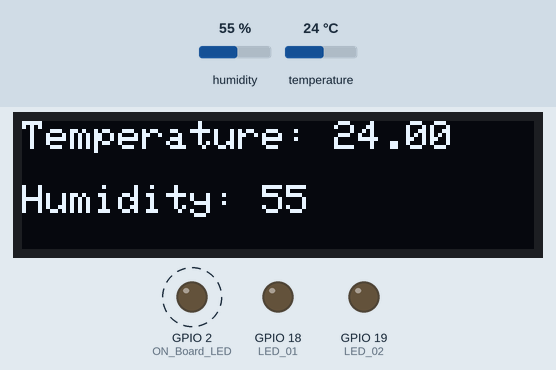
Simulated run of this sketch. Board: ESP32. Parts: 128×32 one-colour display, output pins drawn as LEDs (lit = HIGH). Dashed ring = blinking. The test bench sets the inputs (shaded band); at power-on: humidity 55 %, temperature 24 °C. WiFi joins after 1.5 s; servers stay silent unless stated; uploads are accepted with an empty reply; what the sketch prints to the serial monitor is not drawn.

Above: at 5.3 s.
5.4 s: humidity set to 22 %
At 10.33 s:
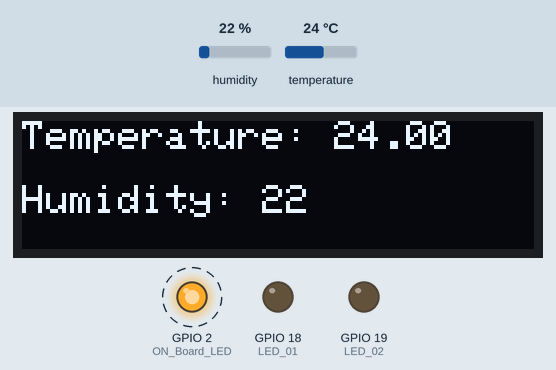
11.9 s: temperature set to 12 °C
At 16.8 s:
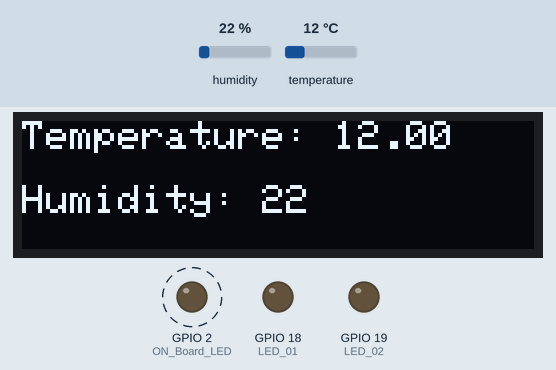
18.4 s: humidity set to 40 %
At 22.6 s:
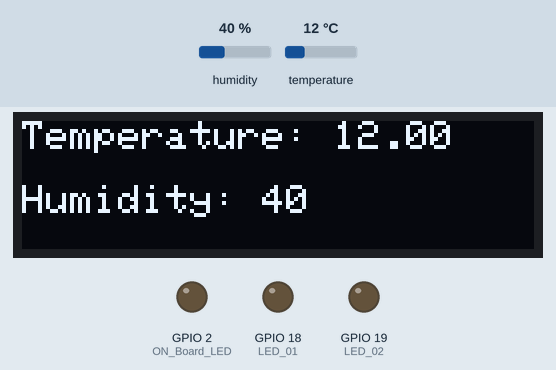
24.9 s: temperature set to 19 °C
At 27.1 s:
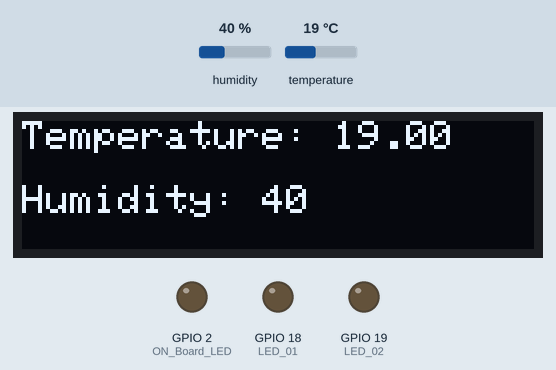
Timing chart, 0 to 32.4 s (numbered marks = the images above; inputs shaded):
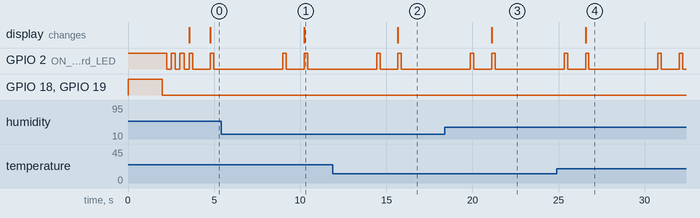

Measured:
- after the input at 5.4 s, the display: changes after 4.8 s (image 1)
- after the input at 11.9 s, the display: changes after 3.8 s (image 2)
- after the input at 18.4 s, the display: changes after 2.7 s (image 3)
- after the input at 24.9 s, the display: changes after 1.7 s (image 4)

The sketch:

MonitoringDHT11.ino
```cpp
#include <WiFi.h>
#include <HTTPClient.h>
#include <Arduino_JSON.h>
#include "DHT.h"
#include <Adafruit_GFX.h>
#include <Adafruit_SSD1306.h>

#define DHTPIN 15
#define DHTTYPE DHT11
DHT dht11_sensor(DHTPIN, DHTTYPE);

#define ON_Board_LED 2
#define LED_01 18
#define LED_02 19

const char* ssid = "Redmi4x";
const char* password = "29292929";

String postData = "";
String payload = "";

float send_Temp;
int send_Humd;
String send_Status_Read_DHT11 = "";

// Initialize the OLED display using Adafruit_SSD1306
#define SCREEN_WIDTH 128
#define SCREEN_HEIGHT 32
#define OLED_RESET    -1
Adafruit_SSD1306 display(SCREEN_WIDTH, SCREEN_HEIGHT, &Wire, OLED_RESET);

// Function declarations
void control_LEDs();
void get_DHT11_sensor_data();

void setup() {
  Serial.begin(115200);

  pinMode(ON_Board_LED, OUTPUT);
  pinMode(LED_01, OUTPUT);
  pinMode(LED_02, OUTPUT);

  digitalWrite(ON_Board_LED, HIGH);
  digitalWrite(LED_01, HIGH);
  digitalWrite(LED_02, HIGH);

  delay(2000);

  digitalWrite(ON_Board_LED, LOW);
  digitalWrite(LED_01, LOW);
  digitalWrite(LED_02, LOW);

  WiFi.mode(WIFI_STA);
  WiFi.begin(ssid, password);

  Serial.println();
  Serial.println("-------------");
  Serial.print("Connecting");

  int connecting_process_timed_out = 20;
  connecting_process_timed_out = connecting_process_timed_out * 2;
  while (WiFi.status() != WL_CONNECTED) {
    Serial.print(".");
    digitalWrite(ON_Board_LED, HIGH);
    delay(250);
    digitalWrite(ON_Board_LED, LOW);
    delay(250);

    if(connecting_process_timed_out > 0) connecting_process_timed_out--;
    if(connecting_process_timed_out == 0) {
      delay(1000);
      ESP.restart();
    }
  }

  digitalWrite(ON_Board_LED, LOW);

  Serial.println();
  Serial.print("Successfully connected to : ");
  Serial.println(ssid);
  Serial.println("-------------");

  dht11_sensor.begin();

  // Initialize the OLED display
  if(!display.begin(SSD1306_SWITCHCAPVCC, 0x3C)) {
    Serial.println(F("SSD1306 allocation failed"));
    for(;;);
  }

  // Clear the display buffer
  display.clearDisplay();

  // Set text size and color
  display.setTextSize(1);
  display.setTextColor(SSD1306_WHITE);

  // Display temperature and humidity labels
  display.setCursor(0, 0);
  display.println("Temperature:");
  display.setCursor(0, 16);
  display.println("Humidity:");

  // Display the buffer
  display.display();
}

void loop() {
  if(WiFi.status()== WL_CONNECTED) {
    HTTPClient http;
    int httpCode;

    postData = "id=esp32_01";
    payload = "";

    digitalWrite(ON_Board_LED, HIGH);
    Serial.println();
    Serial.println("---------------getdata.php");
    http.begin("http://192.168.43.153/ESP32_MySQL_Database/getdata.php");
    http.addHeader("Content-Type", "application/x-www-form-urlencoded");

    httpCode = http.POST(postData);
    payload = http.getString();

    Serial.print("httpCode : ");
    Serial.println(httpCode);
    Serial.print("payload  : ");
    Serial.println(payload);

    http.end();
    Serial.println("---------------");
    digitalWrite(ON_Board_LED, LOW);

    control_LEDs();
    delay(1000);
    get_DHT11_sensor_data();

    // Display temperature and humidity on OLED
    display.clearDisplay();
    display.setCursor(0, 0);
    display.print("Temperature: ");
    display.println(send_Temp);
    display.setCursor(0, 16);
    display.print("Humidity: ");
    display.println(send_Humd);
    display.display();

    postData = "id=esp32_01";
    postData += "&temperature=" + String(send_Temp);
    postData += "&humidity=" + String(send_Humd);
    postData += "&status_read_sensor_dht11=" + send_Status_Read_DHT11;
    payload = "";

    digitalWrite(ON_Board_LED, HIGH);
    Serial.println();
    Serial.println("---------------updateDHT11data_and_recordtable.php");
    http.begin("http://192.168.43.153/ESP32_MySQL_Database/updateDHT11data_and_recordtable.php");
    http.addHeader("Content-Type", "application/x-www-form-urlencoded");

    httpCode = http.POST(postData);
    payload = http.getString();

    Serial.print("httpCode : ");
    Serial.println(httpCode);
    Serial.print("payload  : ");
    Serial.println(payload);

    http.end();
    Serial.println("---------------");
    digitalWrite(ON_Board_LED, LOW);

    delay(4000);
  }
}

// Function definitions
void control_LEDs() {
  Serial.println();
  Serial.println("---------------control_LEDs()");
  JSONVar myObject = JSON.parse(payload);

  if (JSON.typeof(myObject) == "undefined") {
    Serial.println("Parsing input failed!");
    Serial.println("---------------");
    return;
  }

  if (myObject.hasOwnProperty("LED_01")) {
    Serial.print("myObject[\"LED_01\"] = ");
    Serial.println(myObject["LED_01"]);
  }

  if (myObject.hasOwnProperty("LED_02")) {
    Serial.print("myObject[\"LED_02\"] = ");
    Serial.println(myObject["LED_02"]);
  }

  if(strcmp(myObject["LED_01"], "ON") == 0)   {digitalWrite(LED_01, HIGH);  Serial.println("LED 01 ON"); }
  if(strcmp(myObject["LED_01"], "OFF") == 0)  {digitalWrite(LED_01, LOW);   Serial.println("LED 01 OFF");}
  if(strcmp(myObject["LED_02"], "ON") == 0)   {digitalWrite(LED_02, HIGH);  Serial.println("LED 02 ON"); }
  if(strcmp(myObject["LED_02"], "OFF") == 0)  {digitalWrite(LED_02, LOW);   Serial.println("LED 02 OFF");}

  Serial.println("---------------");
}
void get_DHT11_sensor_data() {
  Serial.println();
  Serial.println("-------------get_DHT11_sensor_data()");

  send_Temp = dht11_sensor.readTemperature();
  send_Humd = dht11_sensor.readHumidity();

  if (isnan(send_Temp) || isnan(send_Humd)) {
    Serial.println("Failed to read from DHT sensor!");
    send_Temp = 0.00;
    send_Humd = 0;
    send_Status_Read_DHT11 = "FAILED";
  } else {
    send_Status_Read_DHT11 = "SUCCEED";
  }

  Serial.printf("Temperature : %.2f °C\n", send_Temp);
  Serial.printf("Humidity : %d %%\n", send_Humd);
  Serial.printf("Status Read DHT11 Sensor : %s\n", send_Status_Read_DHT11);
  Serial.println("-------------");
}
```
